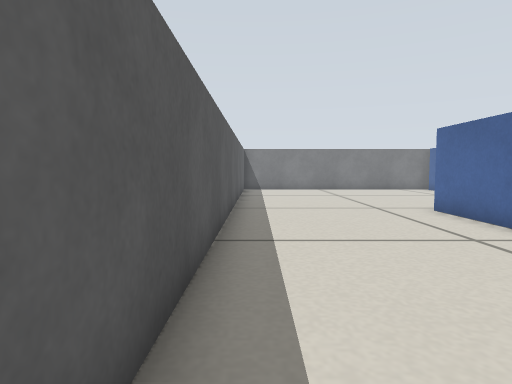
View 1 (above)

20 first-person views from a walk through a Gazebo world. The camera is 0.26 m above the floor, tilts 4° down and sees 75° across. The floor is counted in squares, 0.2 m on a side. Each view is taken from the middle of a square. On the plan, view 1 faces up. The plan holds only what a view shows up to about 14 squares ahead; the rest is blank.

View 2
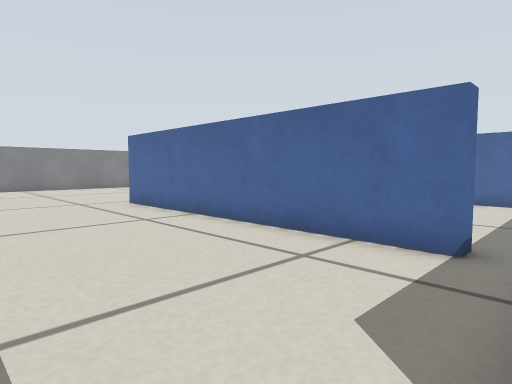

View 3
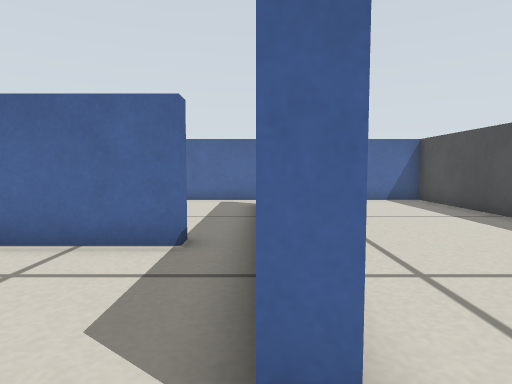

View 4
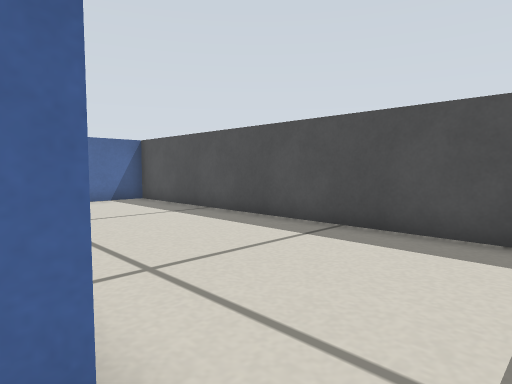

View 5
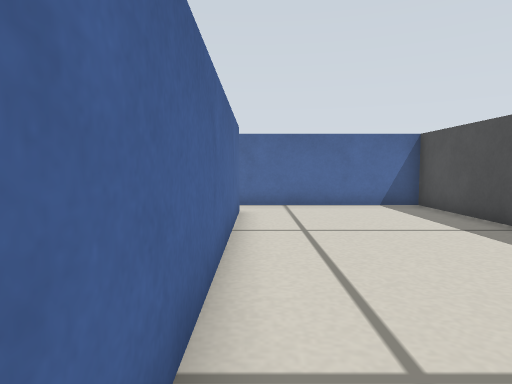

View 6
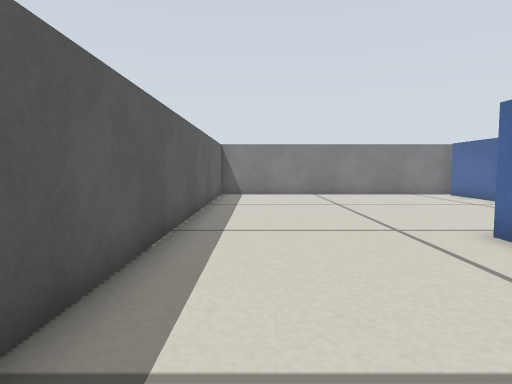

View 7
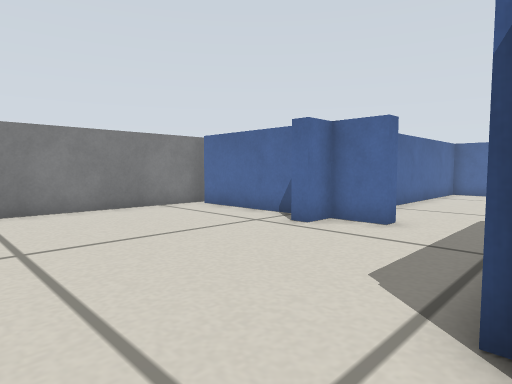

View 8
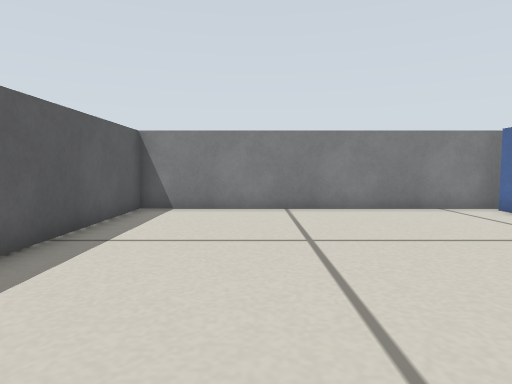

View 9
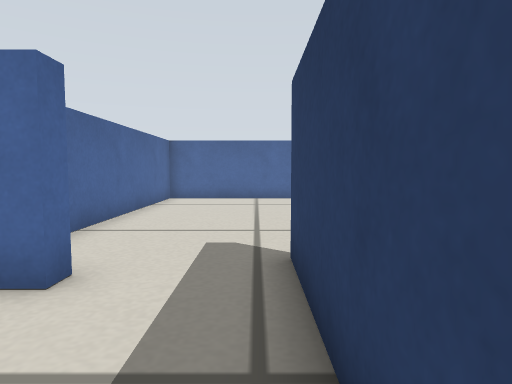

View 10
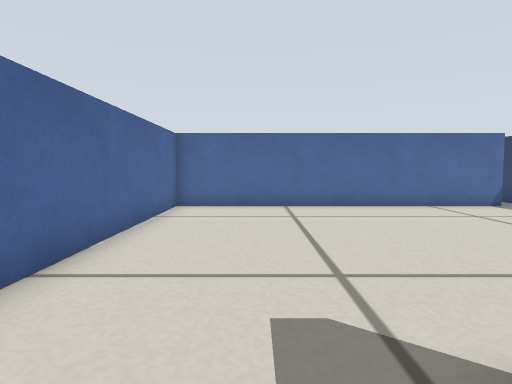

View 11
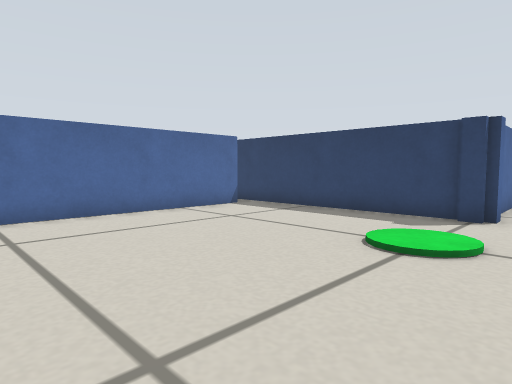

View 12
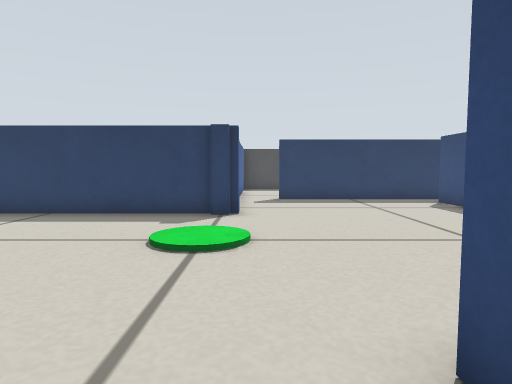

View 13
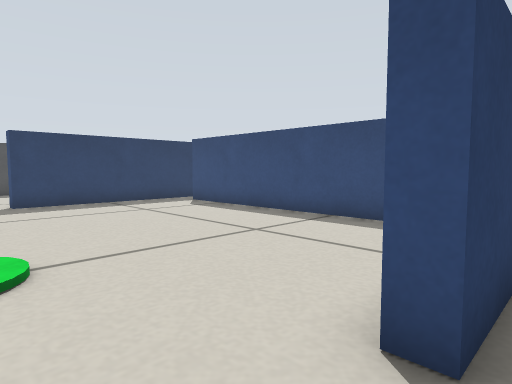

View 14
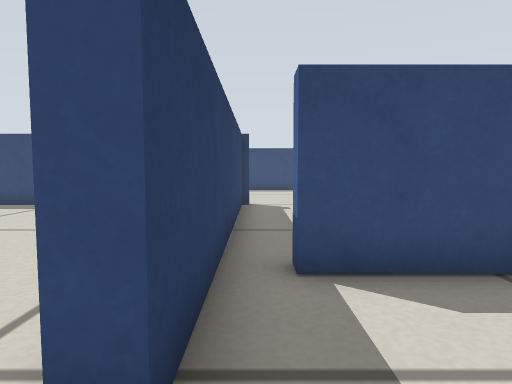

View 15
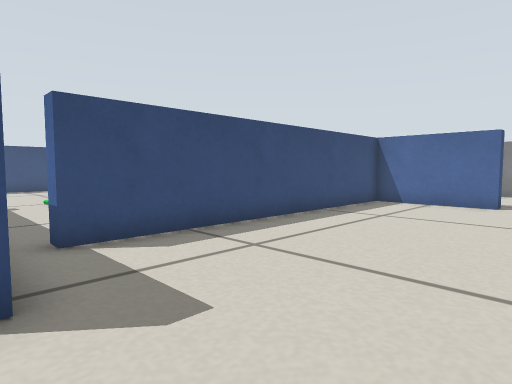

View 16
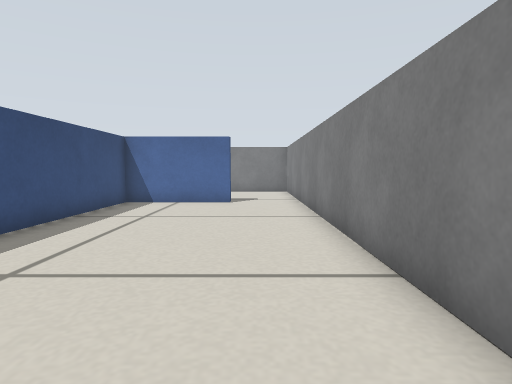

View 17
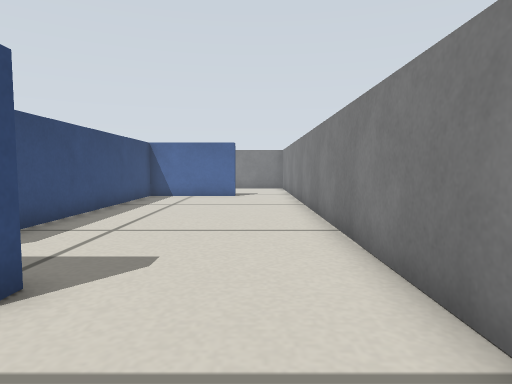

View 18
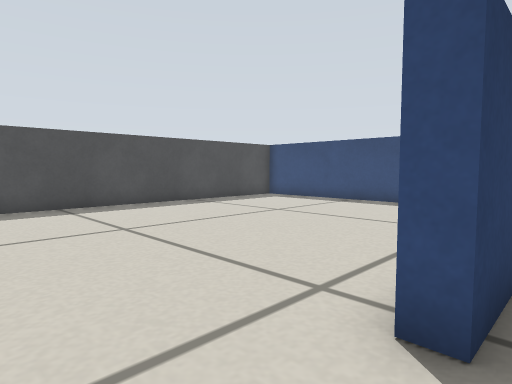

View 19
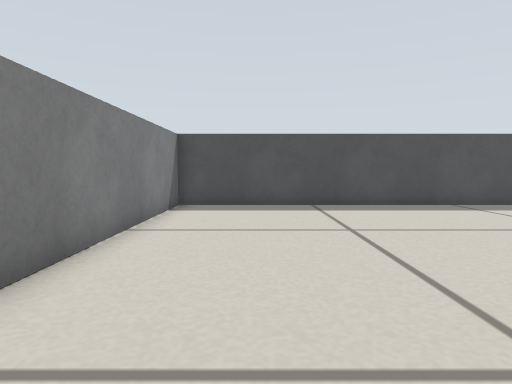

View 20
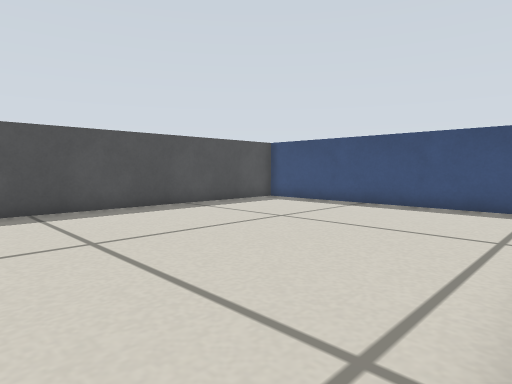

### Floor plan
Ten units are one square. View 1 is at (0, 0); x grows to the right and y downward. Boxes are objects, and circles mark ways between rooms. Rooms are numbered by the first view taken in them; rooms with no view inside come last. Other rooms are left out.
<svg viewBox="-12 -212 305 305">
<path fill="none" stroke="#000" d="M60 -75 60 8 55 8 55 -102M76 -105 117 -105 117 -100M135 -19 135 -27 142 -27M142 -25 216 -25M111 -132 105 -132 105 -147 95 -147 95 -152M52 20 120 20 120 25 25 25M105 -160 105 -202M15 26 15 20M215 -35 215 -147 135 -147M109 -207 -7 -207 -7 -9M8 88 137 88 137 -9M260 -147 220 -147 220 -35 215 -35M216 -25 245 -25 245 -20M288 -11 288 -145M169 88 288 88 288 5M142 -5 142 61"/>
<circle cx="220" cy="-30" r="3" fill="#2a7"/>
<circle cx="265" cy="-20" r="3" fill="#2a7"/>
<text x="90" y="-60">1</text>
<text x="260" y="-80">2</text>
<text x="210" y="30">3</text>
</svg>
Room 1 opens to room 2. Room 2 opens to room 3.

Where each view was taken, in squares from view 1:
view 1: 0 up, 0 right, facing up
view 2: 2 down, 0 right, facing up-right
view 3: 2 down, 0 right, facing right
view 4: 2 down, 0 right, facing down-right
view 5: 3 down, 2 right, facing right
view 6: 4 up, 1 right, facing up
view 7: 10 up, 3 right, facing up-right
view 8: 10 up, 3 right, facing up
view 9: 11 up, 7 right, facing right
view 10: 12 up, 10 right, facing right
view 11: 12 up, 12 right, facing down-right
view 12: 12 up, 13 right, facing down
view 13: 11 up, 14 right, facing down-left
view 14: 3 up, 26 right, facing left
view 15: 2 up, 28 right, facing up-left
view 16: 2 up, 27 right, facing up
view 17: 1 down, 27 right, facing up
view 18: 3 up, 27 right, facing down-left
view 19: 3 up, 26 right, facing down
view 20: 2 up, 26 right, facing down-left
